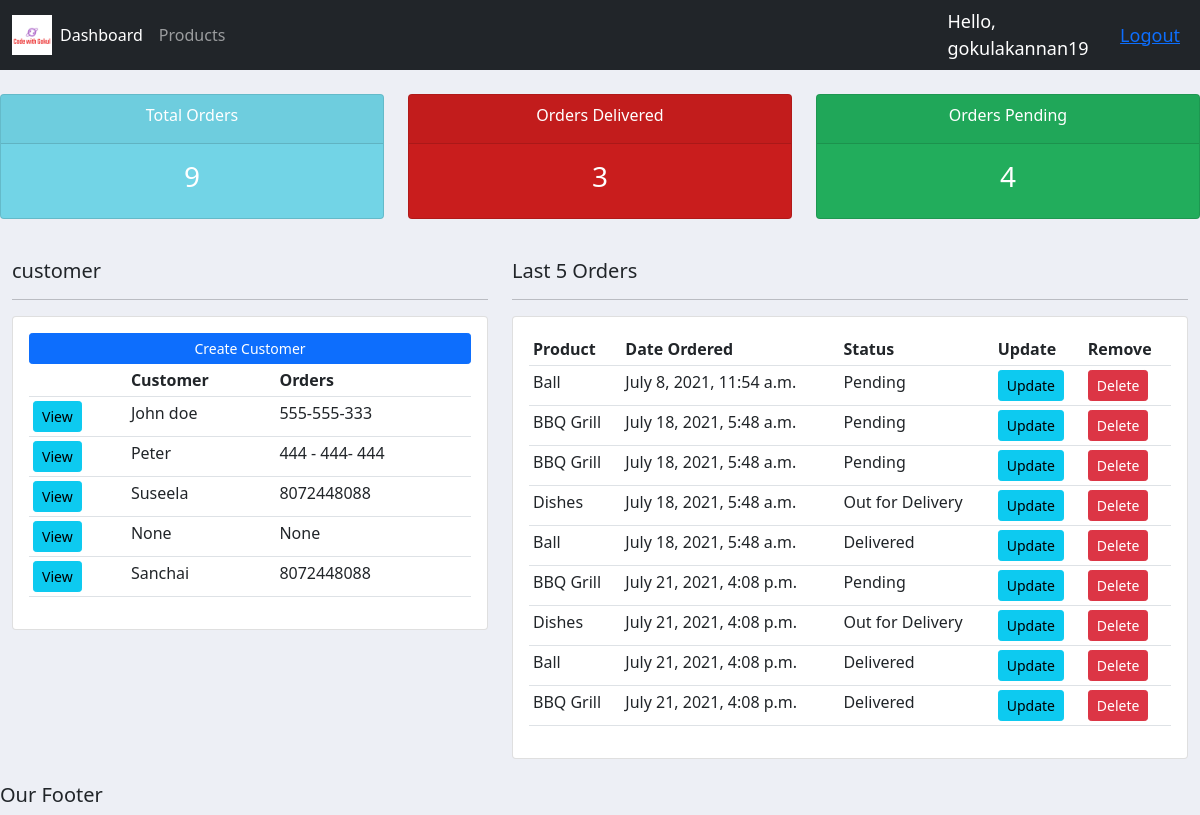
Before: / (signed in) with the older database file.
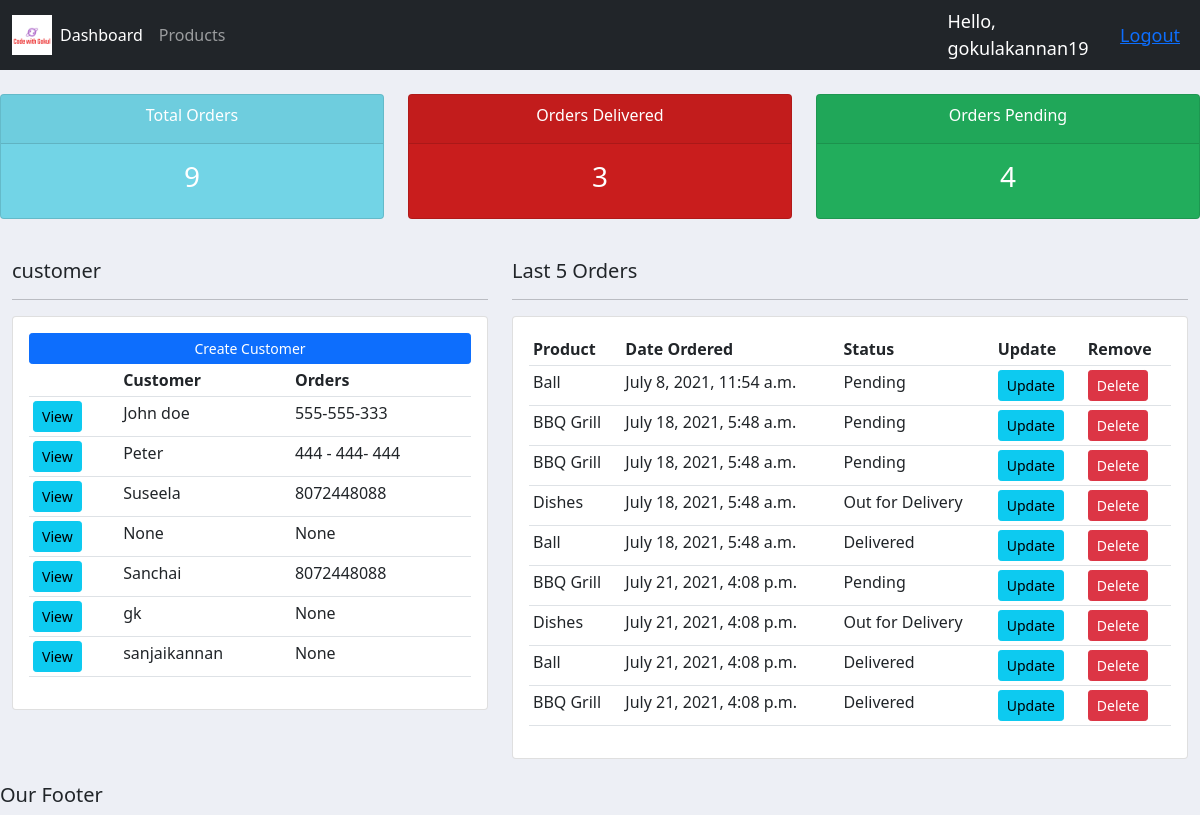
After: the same page with the newer database file.
### accounts/models.py (models this page shows, shortened)
class Customer(models.Model):
    user = models.OneToOneField(
        User, null=True, blank=True, on_delete=models.CASCADE)
    name = models.CharField(max_length=200, null=True)
    phone = models.CharField(max_length=200, null=True)
    email = models.CharField(max_length=200, null=True)
    profile_pic = models.ImageField(default="logo.png", null=True, blank=True)
    date_created = models.DateTimeField(auto_now_add=True, null=True)

class Order(models.Model):
    STATUS = [
        ('Pending', 'Pending'),
        ('Out for Delivery', 'Out for Delivery'),
        ('Delivered', 'Delivered'),
    ]
    customer = models.ForeignKey(
        Customer, null=True, on_delete=models.SET_NULL)
    product = models.ForeignKey(Product, null=True, on_delete=models.SET_NULL)
    date_created = models.DateTimeField(auto_now_add=True, null=True)
    status = models.CharField(max_length=200, null=True, choices=STATUS)
    note = models.CharField(max_length=1000, null=True)

class Product(models.Model):
    CATEGORY = [
        ('Indoor', 'Indoor'),
        ('Outdoor', 'Outdoor')
    ]
    name = models.CharField(max_length=200, null=True)
    price = models.FloatField(null=True)
    category = models.CharField(max_length=200, null=True, choices=CATEGORY)
    description = models.CharField(max_length=200, null=True)
    date_created = models.DateTimeField(auto_now_add=True, null=True)
    Tag = models.ManyToManyField(Tag)
    def __str__(self):
        return self.name

### accounts/decorators.py (the view)
    def wrapper_function(request, *args, **kwargs):
        group = None
        if request.user.groups.exists():
            group = request.user.groups.all()[0].name
        if group == 'customer':
            return redirect("user-page")
        if group == 'admin':
            return view_func(request, *args, **kwargs)

### accounts/views.py (called while the page is built)
@login_required(login_url="login")
@admin_only
def home(request):
    orders = Order.objects.all()
    customers = Customer.objects.all()
    total_customers = customers.count()
    total_orders = orders.count()
    delivered = orders.filter(status='Delivered').count()
    pending = orders.filter(status='Pending').count()
    context = {
        'orders': orders,
        'customers': customers,
        'total_customers': total_customers,
        'total_orders': total_orders,
        'delivered': delivered,
        'pending': pending,
    }
    return render(request, 'accounts/dashboard.html', context)

### accounts/templates/accounts/dashboard.html
{% extends 'accounts/main.html' %}
{% block content %}
{% include 'accounts/status.html' %}
<br>
<div class="container-fluid">
<div class="row">
    <div class="col-md-5">
        <h5>customer</h5>
        <hr>
        <div class="card card-body">
            <a class="btn btn-primary btn-sm btn-block" href="#">Create Customer</a>
            <table class="table table-sm">
                <tr>
                    <th></th>
                    <th>Customer</th>
                    <th>Orders</th>
                </tr>
                {% for customer in customers %}
                    <tr>
                        <td><a class="btn btn-sm btn-info" href="{% url 'customer' customer.id %}">View</a></td>
                        <td>{{customer.name}}</td>
                        <td>{{customer.phone}}</td>
                    </tr>
                {% endfor %}
            </table>
        </div>
    </div>
    <div class="col-md-7">
        <h5>Last 5 Orders</h5>
        <hr>
        <div class="card card-body">
            <table class="table table-sm">
                <tr>
                    <th>Product</th>
                    <th>Date Ordered</th>
                    <th>Status</th>
                    <th>Update</th>
                    <th>Remove</th>
                </tr>
                {% for order in orders %}
                    <tr>
                        <td>{{order.product}}</td>
                        <td>{{order.date_created}}</td>
                        <td>{{order.status}}</td>
                        <td><a class="btn btn-sm btn-info" href="{% url 'update_order' order.id %}">Update</a></td>
                        <td><a class="btn btn-sm btn-danger" href="{% url 'delete_order' order.id %}">Delete</a></td>
                    </tr>
                {% endfor %}
            </table>
        </div>
    </div>
</div>
</div>
{% endblock content %}

Changed rows visible on the page:
added Customer: name "gk", phone "None"
added Customer: name "sanjaikannan", phone "None"
